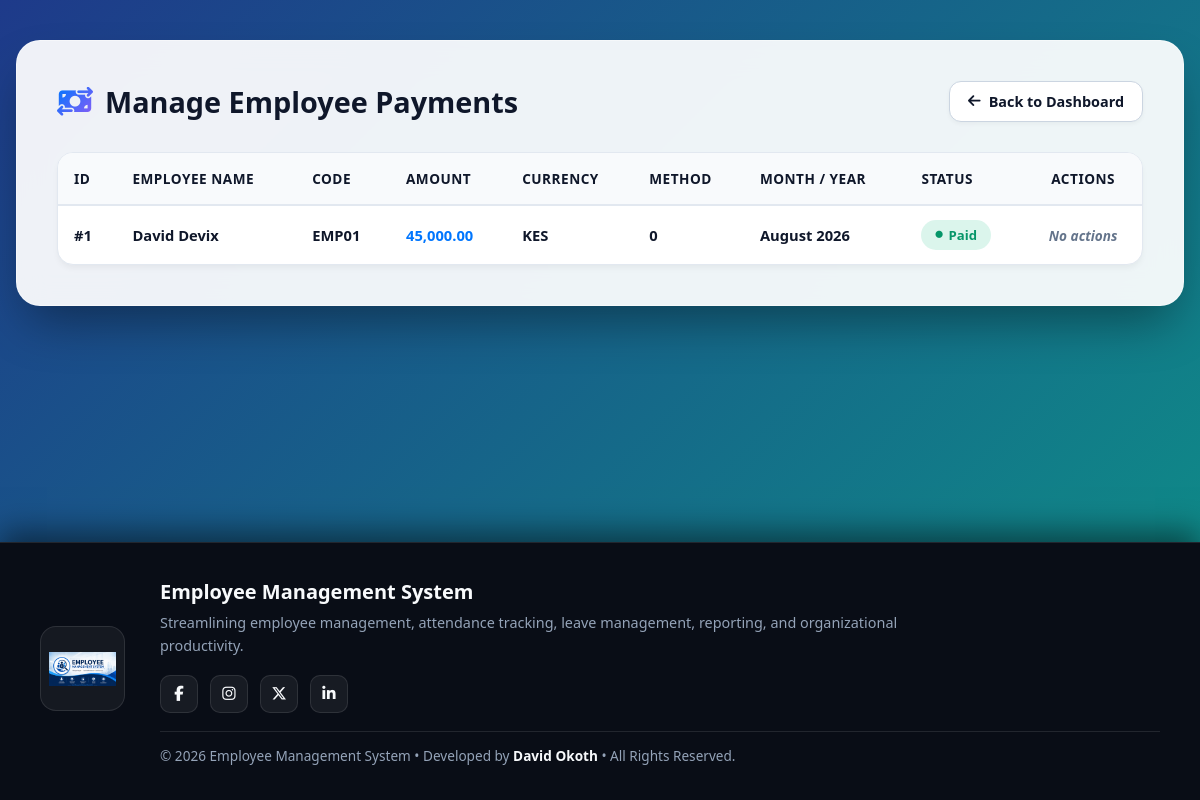
Screenshot of /manage_payments.php (signed in) with the database file from the repository.
### tables this page shows
CREATE TABLE `payment_requests` (
  `id` int(11) NOT NULL,
  `employee_email` varchar(100) NOT NULL,
  `employee_name` varchar(100) NOT NULL,
  `employee_code` varchar(50) DEFAULT NULL,
  `amount` decimal(10,2) DEFAULT NULL,
  `currency` varchar(10) DEFAULT NULL,
  `payment_method` varchar(50) DEFAULT NULL,
  `phone_number` varchar(20) DEFAULT NULL,
  `paypal_email` varchar(100) DEFAULT NULL,
  `account_number` varchar(100) DEFAULT NULL,
  `request_month` varchar(20) DEFAULT NULL,
  `request_year` int(11) DEFAULT NULL,
  `status` varchar(20) DEFAULT 'Pending',
  `created_at` timestamp NOT NULL DEFAULT current_timestamp()
);

### manage_payments.php (the view, shortened to what this page needs)
<?php
include("connect.php");
$result = mysqli_query(
    $conn,
    "SELECT * FROM payment_requests ORDER BY id DESC"
);
?>
<!DOCTYPE html>
<html lang="en">
<head>
    <link rel="stylesheet" href="https://cdnjs.cloudflare.com/ajax/libs/font-awesome/6.5.1/css/all.min.css">
</head>
<body>
<div class="main-wrapper">
    <div class="container">
        <div class="header-bar">
            <h1>
                <i class="fa-solid fa-money-bill-transfer"></i>
                Manage Employee Payments
            </h1>
            <a href="super_admin_dashboard.php" class="back-btn">
                <i class="fa-solid fa-arrow-left"></i>
                Back to Dashboard
            </a>
        </div>
        <div class="table-wrapper">
            <table>
                <thead>
                    <tr>
                        <th>ID</th>
                        <th>Employee Name</th>
                        <th>Code</th>
                        <th>Amount</th>
                        <th>Currency</th>
                        <th>Method</th>
                        <th>Month / Year</th>
                        <th>Status</th>
                        <th style="text-align: center;">Actions</th>
                    </tr>
                </thead>
                <tbody>
                    <?php
                    if(mysqli_num_rows($result) > 0){
                        while($row = mysqli_fetch_assoc($result)){
                            $status_str = $row['status'] ?? 'Pending';
                            $status_class = strtolower($status_str);
                    ?>
                    <tr>
                        <td>#<?php echo $row['id']; ?></td>
                        <td><strong><?php echo htmlspecialchars($row['employee_name']); ?></strong></td>
                        <td><code><?php echo htmlspecialchars($row['employee_code']); ?></code></td>
                        <td style="color: var(--primary); font-weight: 700;"><?php echo number_format($row['amount'], 2); ?></td>
                        <td><?php echo htmlspecialchars($row['currency']); ?></td>
                        <td><?php echo htmlspecialchars($row['payment_method']); ?></td>
                        <td><?php echo htmlspecialchars($row['request_month']) . " " . htmlspecialchars($row['request_year']); ?></td>
                        <td>
                            <span class="badge <?php echo $status_class; ?>">
                                <i class="fa-solid fa-circle" style="font-size: 0.45rem;"></i>
                                <?php echo htmlspecialchars($status_str); ?>
                            </span>
                        </td>
                        <td>
                            <div class="btn-action-group" style="justify-content: center;">
                                <?php if($status_str == 'Paid' || $status_str == 'Rejected'){ ?>
                                    <span style="color: var(--text-muted); font-size: 0.85rem; font-style: italic;">No actions</span>
                                <?php } ?>
                            </div>
                        </td>
                    </tr>
                    <?php
                        }
                    } ?>
                </tbody>
            </table>
        </div>
    </div>
</div>
<footer class="system-footer">
    <div class="footer-logo">
        <img src="image.png" alt="EMS Logo">
    </div>
    <div class="footer-content">
        <h3>Employee Management System</h3>
        <p class="footer-desc">
            Streamlining employee management, attendance tracking,
            leave management, reporting, and organizational productivity.
        </p>
        <div class="social-links">
            <a href="https://facebook.com" target="_blank" aria-label="Facebook">
                <i class="fab fa-facebook-f"></i>
            </a>
            <a href="https://instagram.com" target="_blank" aria-label="Instagram">
                <i class="fab fa-instagram"></i>
            </a>
            <a href="https://x.com" target="_blank" aria-label="X (Twitter)">
                <i class="fab fa-x-twitter"></i>
            </a>
            <a href="https://linkedin.com" target="_blank" aria-label="LinkedIn">
                <i class="fab fa-linkedin-in"></i>
            </a>
        </div>
        <p class="copyright">
            © <?php echo date('Y'); ?> Employee Management System &bull;
            Developed by <strong>David Okoth</strong> &bull;
            All Rights Reserved.
        </p>
    </div>
</footer>
</body>
</html>

### manage_payments.php (style rules this page uses)
:root { --primary: #0076fe; --secondary: #8b5cf6; --dark: #0f172a; --text-muted: #64748b; --glass-bg: rgba(255, 255, 255, 0.93); --glass-border: rgba(255, 255, 255, 0.4); --success: #10b981; --warning: #f59e0b; --info: #3b82f6; --danger: #ef4444; --dark-bg: #090d16; --text-main: #f8fafc; --text-footer-muted: #94a3b8; --dark-border: rgba(255, 255, 255, 0.1); }
* { margin: 0; padding: 0; box-sizing: border-box; font-family: 'Segoe UI', Tahoma, Geneva, Verdana, sans-serif; }
html, body { min-height: 100vh; width: 100%; }
body { background: linear-gradient(-45deg, #0f172a, #7e22ce, #e11d48, #0d9488, #1e3a8a); background-size: 400% 400%; animation: vibrantGradient 18s ease infinite; display: flex; flex-direction: column; }
.main-wrapper { flex: 1 0 auto; display: flex; justify-content: center; align-items: flex-start; padding: 40px 16px; width: 100%; }
.container { max-width: 1350px; width: 100%; background: var(--glass-bg); backdrop-filter: blur(16px); -webkit-backdrop-filter: blur(16px); padding: 40px; border-radius: 24px; box-shadow: 0 25px 50px -12px rgba(0,0,0,0.4); border: 1px solid var(--glass-border); }
.header-bar { display: flex; justify-content: space-between; align-items: center; margin-bottom: 30px; flex-wrap: wrap; gap: 15px; }
h1 { font-size: 1.8rem; color: var(--dark); font-weight: 700; display: flex; align-items: center; gap: 12px; }
h1 i { background: linear-gradient(135deg, var(--primary), var(--secondary)); -webkit-background-clip: text; -webkit-text-fill-color: transparent; }
.table-wrapper { overflow-x: auto; border-radius: 16px; border: 1px solid #e2e8f0; background: #ffffff; box-shadow: 0 4px 6px -1px rgba(0, 0, 0, 0.05); }
table { width: 100%; border-collapse: collapse; text-align: left; }
th { background: #f8fafc; color: var(--dark); padding: 16px; font-weight: 700; font-size: 0.85rem; text-transform: uppercase; letter-spacing: 0.5px; border-bottom: 2px solid #e2e8f0; white-space: nowrap; }
td { padding: 14px 16px; border-bottom: 1px solid #f1f5f9; color: var(--dark); font-weight: 600; font-size: 0.92rem; vertical-align: middle; white-space: nowrap; }
tr:last-child td { border-bottom: none; }
.badge { display: inline-flex; align-items: center; gap: 6px; padding: 6px 14px; border-radius: 20px; font-size: 0.82rem; font-weight: 700; text-transform: capitalize; }
.badge.paid { background: rgba(16, 185, 129, 0.15); color: #059669; }
.btn-action-group { display: flex; align-items: center; gap: 6px; }
.back-btn { display: inline-flex; align-items: center; gap: 8px; padding: 10px 18px; background: #ffffff; color: var(--dark); text-decoration: none; border-radius: 12px; font-weight: 600; font-size: 0.9rem; border: 1px solid #cbd5e1; box-shadow: 0 2px 4px rgba(0,0,0,0.04); transition: all 0.2s ease; }
.system-footer { width: 100%; margin-top: auto; background: var(--dark-bg); border-top: 1px solid var(--dark-border); padding: 35px 40px; display: flex; align-items: center; justify-content: center; gap: 35px; box-shadow: 0 -10px 30px rgba(0, 0, 0, 0.5); }
.footer-logo img { width: 85px; height: 85px; object-fit: contain; border-radius: 16px; padding: 8px; background: rgba(255, 255, 255, 0.05); border: 1px solid var(--dark-border); }
.footer-content { max-width: 1000px; width: 100%; }
.footer-content h3 { font-size: 1.25rem; font-weight: 700; color: var(--text-main); margin-bottom: 6px; }
.footer-desc { color: var(--text-footer-muted); font-size: 0.9rem; line-height: 1.6; margin-bottom: 18px; max-width: 750px; }
.social-links { display: flex; gap: 12px; margin-bottom: 18px; }
.social-links a { width: 38px; height: 38px; border-radius: 10px; background: rgba(255, 255, 255, 0.06); color: var(--text-main); display: flex; justify-content: center; align-items: center; text-decoration: none; font-size: 0.95rem; border: 1px solid var(--dark-border); transition: all 0.25s ease; }
.copyright { font-size: 0.85rem; color: var(--text-footer-muted); border-top: 1px solid var(--dark-border); padding-top: 14px; }
.copyright strong { color: var(--text-main); }

### rows the page displays
payment_requests: id "1", employee_name "David Devix", employee_code "EMP01", amount "45,000.00", currency "KES", payment_method "0", request_month "August", request_year "2026", status "Paid", shows "No actions"
